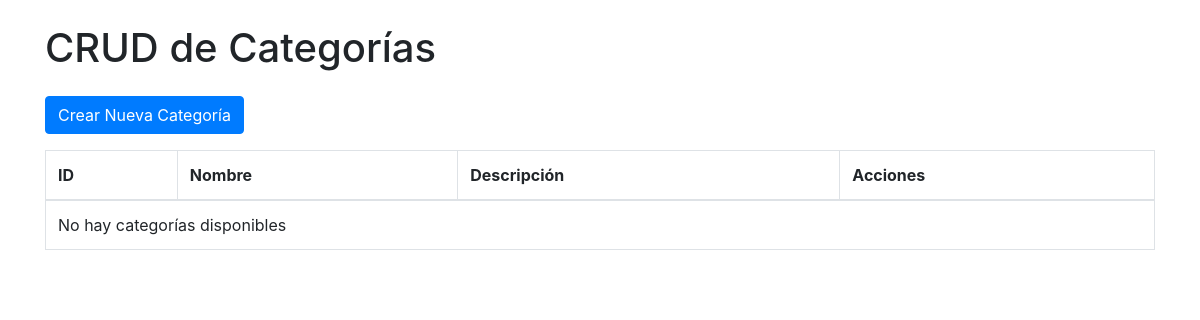
Before: /categorias/ with the older database file.
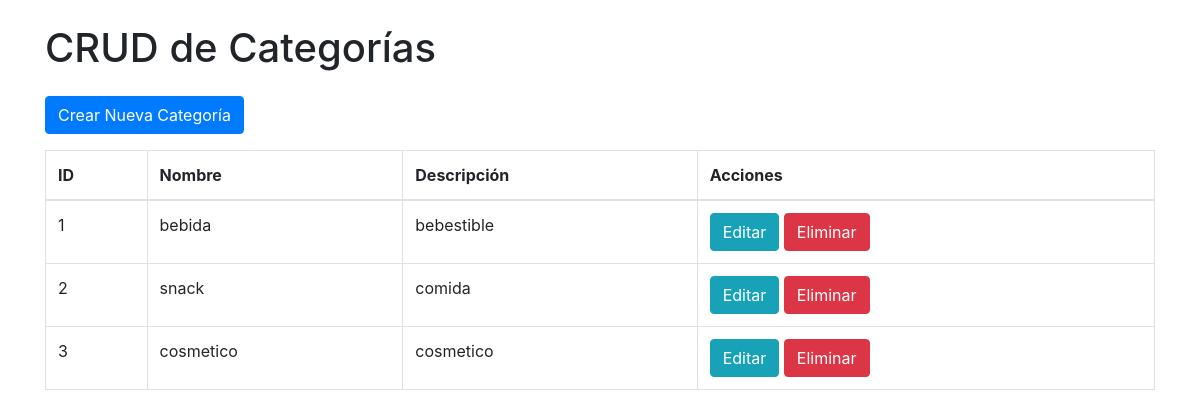
After: the same page with the newer database file.
### inventario/models.py (models this page shows, shortened)
class Categoria(models.Model):
    id = models.AutoField(primary_key=True)
    nombre = models.CharField(max_length=100, unique=True)
    descripcion = models.TextField(blank=True, null=True)

### inventario/views.py (the view)
# urls.py: path('categorias/', views.crud_categoria, name='crud_categoria'),
def crud_categoria(request):
    categorias = Categoria.objects.all()
    return render(request, 'crud_categoria.html', {'categorias': categorias})

### templates/crud_categoria.html (shortened to what this page needs)
<!DOCTYPE html>
<html lang="es">
<head>
    <link rel="stylesheet" href="https://stackpath.bootstrapcdn.com/bootstrap/4.5.2/css/bootstrap.min.css">
</head>
<body>
    <div class="container">
        <h1 class="my-4">CRUD de Categorías</h1>
        <a href="{% url 'crear_categoria' %}" class="btn btn-primary mb-3">Crear Nueva Categoría</a>
        <table class="table table-bordered">
            <thead>
                <tr>
                    <th>ID</th>
                    <th>Nombre</th>
                    <th>Descripción</th>
                    <th>Acciones</th>
                </tr>
            </thead>
            <tbody>
                {% for categoria in categorias %}
                <tr>
                    <td>{{ categoria.id }}</td>
                    <td>{{ categoria.nombre }}</td>
                    <td>{{ categoria.descripcion }}</td>
                    <td>
                        <a href="{% url 'editar_categoria' categoria.id %}" class="btn btn-info">Editar</a>
                        <a href="{% url 'eliminar_categoria' categoria.id %}" class="btn btn-danger">Eliminar</a>
                    </td>
                </tr>
                {% empty %}
                <tr>
                    <td colspan="4">No hay categorías disponibles</td>
                </tr>
                {% endfor %}
            </tbody>
        </table>
    </div>
</body>
</html>

Changed rows visible on the page:
added Categoria: id "1", nombre "bebida", descripcion "bebestible"
added Categoria: id "2", nombre "snack", descripcion "comida"
added Categoria: id "3", nombre "cosmetico", descripcion "cosmetico"
Other visible differences:
text no longer shown: "No hay categorías disponibles"
